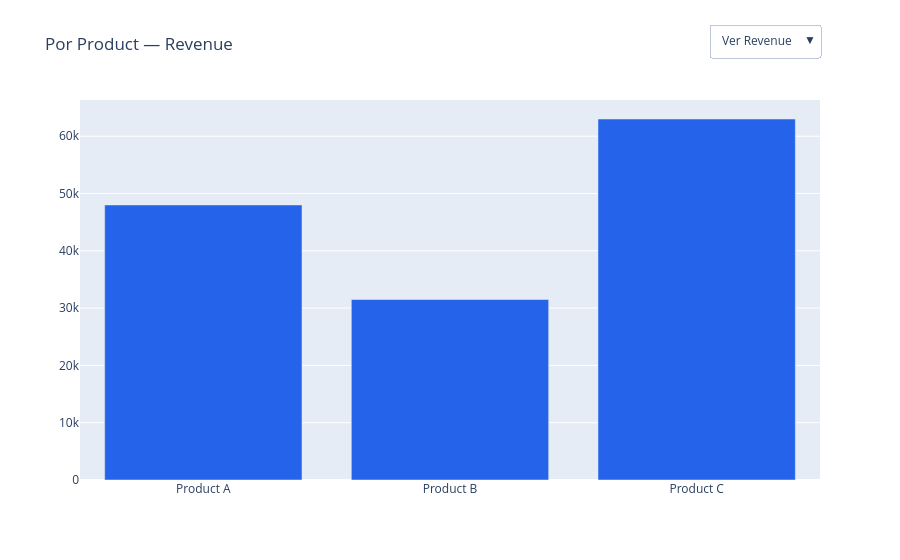

The notebook cell this image was saved under:
### Markdown cell above
## 3. Chart 2 — Bar Chart with Filter (Revenue / Units)

This chart goes in the **top-right** section.

### Code cell
bar_chart = go.Figure()
bar_chart.add_trace(go.Bar(x=product_data['Product'], y=product_data['Revenue'],
                             name='Revenue', marker_color='#2563eb', visible=True))
bar_chart.add_trace(go.Bar(x=product_data['Product'], y=product_data['Units'],
                             name='Units', marker_color='#f59e0b', visible=False))

bar_chart.update_layout(
    title='Por Product — Revenue',
    updatemenus=[dict(
        type='dropdown', direction='down', x=1, xanchor='right', y=1.2,
        buttons=[
            dict(label='Ver Revenue', method='update',
                 args=[{'visible': [True, False]}, {'title': 'Por Product — Revenue'}]),
            dict(label='Ver Units', method='update',
                 args=[{'visible': [False, True]}, {'title': 'Por Product — Units'}]),
        ]
    )]
)
bar_chart.show()

### Figure 1 — Plotly figure (JSON) as saved in the notebook; plotly's stock layout.template omitted (floating-point values rounded to 4 significant figures)
{"data": [{"marker": {"color": "#2563eb"}, "name": "Revenue", "type": "bar", "visible": true, "x": ["Product A", "Product B", "Product C"], "y": [48000, 31500, 63000]}, {"marker": {"color": "#f59e0b"}, "name": "Units", "type": "bar", "visible": false, "x": ["Product A", "Product B", "Product C"], "y": [320, 210, 150]}], "layout": {"title": {"text": "Por Product — Revenue"}, "updatemenus": [{"buttons": [{"args": [{"visible": [true, false]}, {"title": "Por Product — Revenue"}], "label": "Ver Revenue", "method": "update"}, {"args": [{"visible": [false, true]}, {"title": "Por Product — Units"}], "label": "Ver Units", "method": "update"}], "direction": "down", "type": "dropdown", "x": 1, "xanchor": "right", "y": 1.2}]}}
